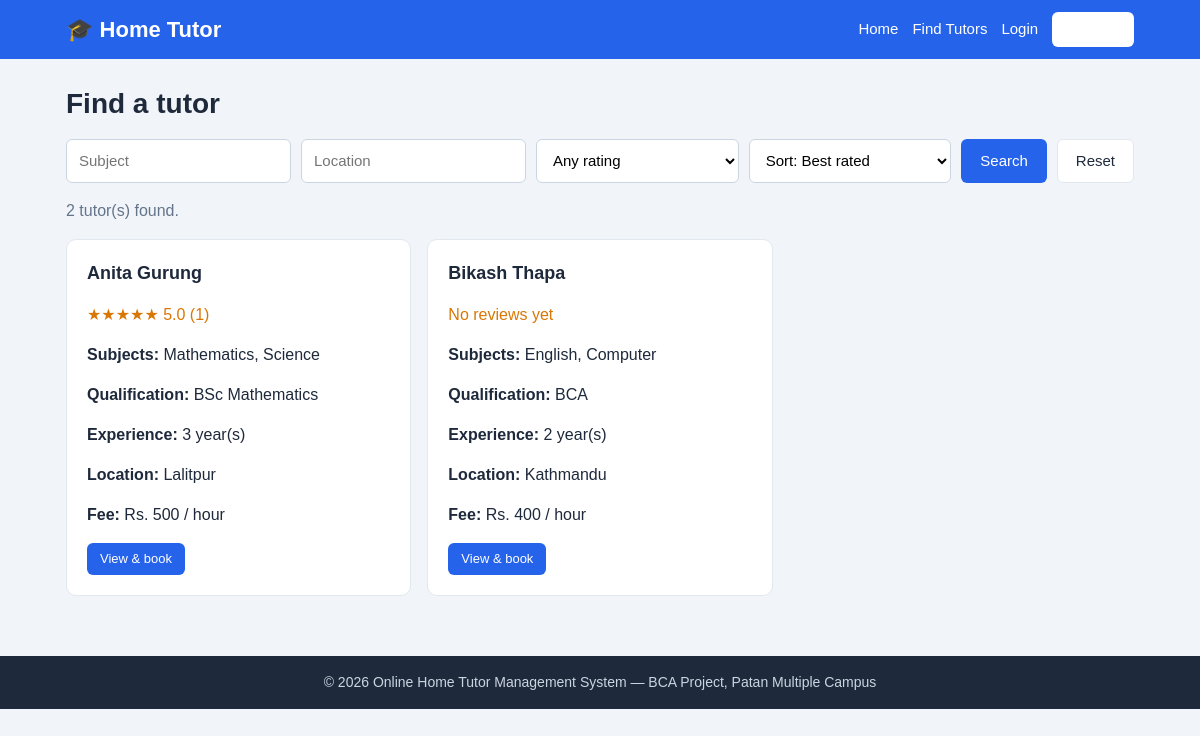
The app's page /tutors.php with its own data.
### tables this page shows
CREATE TABLE users (
  id         INT AUTO_INCREMENT PRIMARY KEY,
  name       VARCHAR(50)  NOT NULL,
  email      VARCHAR(100) NOT NULL UNIQUE,
  password   VARCHAR(255) NOT NULL,
  phone      VARCHAR(10)  NOT NULL,
  role       ENUM('student','tutor','admin') NOT NULL DEFAULT 'student',
  status     ENUM('pending','approved','rejected') NOT NULL DEFAULT 'approved',
  created_at TIMESTAMP NOT NULL DEFAULT CURRENT_TIMESTAMP
);

### includes/functions.php (called while the page is built, shortened)
<?php
require_once __DIR__ . '/../config/db.php';
function e($value) {
    return htmlspecialchars((string)$value, ENT_QUOTES, 'UTF-8');
}
function get_text($key) {
    return (isset($_GET[$key]) && is_string($_GET[$key])) ? trim($_GET[$key]) : '';
}
function stars($avg) {
    $full = (int)round($avg);
    return str_repeat('★', $full) . str_repeat('☆', 5 - $full);
}

### config/db.php (called while the page is built, shortened)
<?php
$DB_HOST = 'localhost';
$DB_USER = 'root';
$DB_PASS = '';
$DB_NAME = 'home_tutor_db';
try {
    $conn = new mysqli($DB_HOST, $DB_USER, $DB_PASS, $DB_NAME);
    $conn->set_charset('utf8mb4');
} catch (mysqli_sql_exception $ex) {
    die('<h3>Database connection failed.</h3><p>Start MySQL in the XAMPP Control Panel and import <b>database/home_tutor_db.sql</b> in phpMyAdmin.</p>');
}
function db_query($sql, $types = '', $params = array()) {
    global $conn;
    $stmt = $conn->prepare($sql);
    $stmt->execute();
    return $stmt;
}
function db_all($sql, $types = '', $params = array()) {
    $stmt = db_query($sql, $types, $params);
    $rows = $stmt->get_result()->fetch_all(MYSQLI_ASSOC);
    return $rows;
}

### tutors.php (the view, shortened to what this page needs)
<?php
require_once 'includes/functions.php';
$subject  = get_text('subject');
$location = get_text('location');
$sort     = get_text('sort');
$allowed_sort = array(
    'rating'     => 'avg_rating DESC, review_count DESC, u.name ASC',
    'price_low'  => 'tp.price_per_hour ASC, u.name ASC',
    'experience' => 'tp.experience_years DESC, u.name ASC'
);
if (!isset($allowed_sort[$sort])) $sort = 'rating';
$sql = "SELECT u.id, u.name, tp.subjects, tp.qualification, tp.location, tp.price_per_hour, tp.experience_years,
               COALESCE(AVG(r.rating), 0) AS avg_rating, COUNT(r.id) AS review_count
        FROM users u
        JOIN tutor_profiles tp ON tp.user_id = u.id
        LEFT JOIN reviews r ON r.tutor_id = u.id
        WHERE u.role = 'tutor' AND u.status = 'approved' AND tp.subjects <> ''";
$types = '';
$params = array();
$sql .= " GROUP BY u.id, u.name, tp.subjects, tp.qualification, tp.location, tp.price_per_hour, tp.experience_years";
$sql .= " ORDER BY " . $allowed_sort[$sort];
$tutors = db_all($sql, $types, $params);
include 'includes/header.php';
?>
<h1>Find a tutor</h1>
<form method="get" action="tutors.php" class="filter-bar">
  <input type="text" name="subject" placeholder="Subject" maxlength="50" value="<?= e($subject) ?>">
  <input type="text" name="location" placeholder="Location" maxlength="50" value="<?= e($location) ?>">
  <select name="min_rating">
    <option value="">Any rating</option>
  </select>
  <select name="sort">
    <option value="rating" <?= $sort === 'rating' ? 'selected' : '' ?>>Sort: Best rated</option>
  </select>
  <button type="submit" class="btn btn-primary">Search</button>
  <a href="tutors.php" class="btn btn-outline">Reset</a>
</form>
<p class="muted"><?= count($tutors) ?> tutor(s) found.</p>
<?php if (!$tutors): ?>
  <div class="card center"><p>No tutors match your search. Try fewer filters.</p></div>
<?php else: ?>
  <div class="grid grid-3">
    <?php foreach ($tutors as $t): ?>
      <div class="card">
        <h3><?= e($t['name']) ?></h3>
        <p class="rating"><?= $t['review_count'] > 0 ? stars($t['avg_rating']) . ' ' . number_format($t['avg_rating'], 1) . ' (' . (int)$t['review_count'] . ')' : 'No reviews yet' ?></p>
        <p><strong>Subjects:</strong> <?= e($t['subjects']) ?></p>
        <p><strong>Qualification:</strong> <?= e($t['qualification']) ?></p>
        <p><strong>Experience:</strong> <?= (int)$t['experience_years'] ?> year(s)</p>
        <p><strong>Location:</strong> <?= e($t['location']) ?></p>
        <p><strong>Fee:</strong> Rs. <?= (int)$t['price_per_hour'] ?> / hour</p>
        <a class="btn btn-primary btn-small" href="tutor_view.php?id=<?= (int)$t['id'] ?>">View &amp; book</a>
      </div>
    <?php endforeach; ?>
  </div>
<?php endif; ?>
<?php include 'includes/footer.php'; ?>

### assets/css/style.css (style rules this page uses)
:root { --primary: #2563eb; --primary-dark: #1d4ed8; --dark: #1e293b; --muted: #64748b; --bg: #f1f5f9; --white: #ffffff; --border: #e2e8f0; --green: #16a34a; --red: #dc2626; --amber: #d97706; }
* { box-sizing: border-box; }
body { margin: 0; font-family: Arial, Helvetica, sans-serif; background: var(--bg); color: var(--dark); line-height: 1.5; }
a { color: var(--primary); text-decoration: none; }
h1 { font-size: 28px; margin: 0 0 14px; }
h3 { font-size: 18px; margin: 0 0 8px; }
.muted { color: var(--muted); }
.btn { display: inline-block; padding: 10px 18px; border: 1px solid transparent; border-radius: 6px; font-size: 15px; cursor: pointer; background: var(--white); color: var(--dark); text-decoration: none; }
.btn-small { padding: 5px 12px; font-size: 13px; }
.btn-primary { background: var(--primary); color: var(--white); }
.btn-outline { background: var(--white); color: var(--dark); border-color: var(--border); }
.card { background: var(--white); border: 1px solid var(--border); border-radius: 10px; padding: 20px; margin-bottom: 20px; }
.grid { display: grid; gap: 16px; margin-bottom: 20px; }
.grid .card { margin-bottom: 0; }
.grid-3 { grid-template-columns: repeat(3, 1fr); }
.rating { color: var(--amber); }
input[type=text], input[type=email], input[type=password], input[type=number], input[type=date], input[type=time], select, textarea { width: 100%; padding: 10px 12px; border: 1px solid #cbd5e1; border-radius: 6px; font-size: 15px; font-family: inherit; background: var(--white); }
.filter-bar { display: flex; flex-wrap: wrap; gap: 10px; margin-bottom: 14px; }
.filter-bar input, .filter-bar select { width: auto; flex: 1 1 150px; }

### records on screen
users: name "Anita Gurung", avg_rating "★★★★★", avg_rating "5.0", review_count "1", subjects "Mathematics, Science", qualification "BSc Mathematics", experience_years "3", location "Lalitpur", price_per_hour "500"
users: name "Bikash Thapa", shows "No reviews yet", subjects "English, Computer", qualification "BCA", experience_years "2", location "Kathmandu", price_per_hour "400"

### other values on screen
count($tutors) "2"
